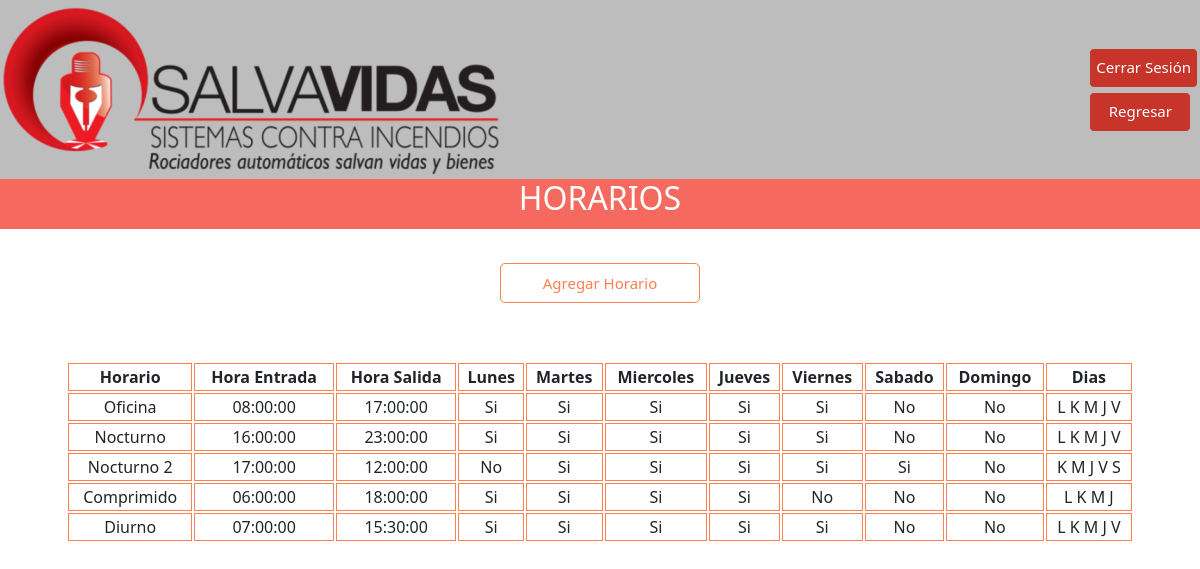
The page /admListaHorarios.php on the database its author committed.
### tables this page shows
CREATE TABLE `horario` (
  `hrrID` int(11) NOT NULL,
  `hrrHoraEntrada` time NOT NULL,
  `hrrHoraSalida` time NOT NULL,
  `hrrNombre` varchar(15) DEFAULT NULL,
  `hrrlunes` tinyint(1) NOT NULL,
  `hrrmartes` tinyint(1) NOT NULL,
  `hrrmiercoles` tinyint(1) NOT NULL,
  `hrrjueves` tinyint(1) NOT NULL,
  `hrrviernes` tinyint(1) NOT NULL,
  `hrrsabado` tinyint(1) NOT NULL,
  `hrrdomingo` tinyint(1) NOT NULL
);

### admListaHorarios.php (the view, shortened to what this page needs)
<!doctype html>
<html lang="en">
<?php include('busqueda.php');?>
<head>
    <link rel="stylesheet" href="botonesStyle.css">
    <link href="https://cdn.jsdelivr.net/npm/bootstrap@5.1.3/dist/css/bootstrap.min.css" rel="stylesheet">
    <link rel="stylesheet" href="bootstrap-5.1.3-dist/css/">
</head>
<body>
    <div style="background-color: #bdbdbd; boder:none;">
        <table width="100%">
            <tr>
                <td align="left"><img src="img/logo.png" class="img-fluid" alt="Salvaditas"></td>
                <td align="right">
                    <table>
                        <tr>
                            <td>
                                <a href="index.html">
                                    <button type="button" class="btn_cerrarSesion">Cerrar Sesión</button>
                                </a>
                            </td>
                        </tr>
                        <tr><td></td></tr>
                        <tr>
                            <td>
                                <a href="admin.php">
                                    <button type="button" class="btn_cerrarSesion" style="width: 102px;">Regresar</button>
                                </a>
                            </td>
                        </tr>
                    </table>
                </td>
            </tr>
        </table>
    </div>
    <div style="height: 50px; width: 100%; background-color:#f6695e; text-align: center; line-height: 60px;">
        <h2 style="color: white;">HORARIOS</h2>
    </div>
    <div class="col-6" style="height: 10px; width: 100px;"></div>
    <div class="container text-center my-auto">
        <div class="m-4 d-flex justify-content-center align-items-center">
            <a href="admHorarios.php" style="color: #f6695e; ">
                <button type="button" class="btn_agregar">Agregar Horario</button>
            </a>
        </div>
    </div>
    <div class="col-6" style="height: 10px; width: 100px;"></div>
    <div class="container text-center my-auto">
        <div class="m-4 d-flex justify-content-center align-items-center">
            <?php
                echo "<table width=\"100%\" style=\"border-collapse: separate;\">
                    <tr>
                        <th style=\"border: 1px solid #ff7f50;\">Horario</th>
                        <th style=\"border: 1px solid #ff7f50;\">Hora Entrada</th>
                        <th style=\"border: 1px solid #ff7f50;\">Hora Salida</th>
                        <th style=\"border: 1px solid #ff7f50;\">Lunes</th>
                        <th style=\"border: 1px solid #ff7f50;\">Martes</th>
                        <th style=\"border: 1px solid #ff7f50;\">Miercoles</th>
                        <th style=\"border: 1px solid #ff7f50;\">Jueves</th>
                        <th style=\"border: 1px solid #ff7f50;\">Viernes</th>
                        <th style=\"border: 1px solid #ff7f50;\">Sabado</th>
                        <th style=\"border: 1px solid #ff7f50;\">Domingo</th>
                        <th style=\"border: 1px solid #ff7f50;\">Dias</th>
                    </tr>";
                $sql = "SELECT hrrID, hrrHoraEntrada, hrrHoraSalida, hrrNombre, hrrlunes, hrrmartes, hrrmiercoles, hrrjueves, hrrviernes, hrrsabado, hrrdomingo FROM horario";
                foreach ($db->query($sql) as $row) {
                    echo "<tr>
                        <td style=\"border: 1px solid #ff7f50;\">".$row["hrrNombre"]."</td>
                        <td style=\"border: 1px solid #ff7f50;\">".$row["hrrHoraEntrada"]."</td>
                        <td style=\"border: 1px solid #ff7f50;\">".$row["hrrHoraSalida"]."</td>
                        <td style=\"border: 1px solid #ff7f50;\">";if($row["hrrlunes"]==1){echo "Si";}else{echo "No";}echo "</td>
                        <td style=\"border: 1px solid #ff7f50;\">";if($row["hrrmartes"]==1){echo "Si";}else{echo "No";}echo "</td>
                        <td style=\"border: 1px solid #ff7f50;\">";if($row["hrrmiercoles"]==1){echo "Si";}else{echo "No";}echo "</td>
                        <td style=\"border: 1px solid #ff7f50;\">";if($row["hrrjueves"]==1){echo "Si";}else{echo "No";}echo "</td>
                        <td style=\"border: 1px solid #ff7f50;\">";if($row["hrrviernes"]==1){echo "Si";}else{echo "No";}echo "</td>
                        <td style=\"border: 1px solid #ff7f50;\">";if($row["hrrsabado"]==1){echo "Si";}else{echo "No";}echo "</td>
                        <td style=\"border: 1px solid #ff7f50;\">";if($row["hrrdomingo"]==1){echo "Si";}else{echo "No";}echo "</td>
                        <td style=\"border: 1px solid #ff7f50;\">";
                        if($row["hrrlunes"]==1){echo "L ";}
                        if($row["hrrmartes"]==1){echo "K ";}
                        if($row["hrrmiercoles"]==1){echo "M ";}
                        if($row["hrrjueves"]==1){echo "J ";}
                        if($row["hrrviernes"]==1){echo "V ";}
                        if($row["hrrsabado"]==1){echo "S ";}
                        echo "</td>
                    </tr>";
                }
                echo "</table>";
            ?>
        </div>
    </div>
</body>
</html>

### botonesStyle.css (style rules this page uses)
.btn_cerrarSesion { color: #fff; background-color: #c7352a; border-color: #bdbdbd; font-size: 15px; border-radius: 5px; height: 40px; width: 120; border: 1px solid #bdbdbd }
.btn_agregar { color: #ff7f50; background-color: #fff; border-color: #ff7f50; font-size: 15px; border-radius: 5px; height: 40px; width: 200px; border: 1px solid #ff7f50; }

### rows shown on the page
horario: hrrNombre "Oficina", hrrHoraEntrada "08:00:00", hrrHoraSalida "17:00:00", hrrlunes "Si", hrrmartes "Si", hrrmiercoles "Si", hrrjueves "Si", hrrviernes "Si", hrrsabado "No", hrrdomingo "No"
horario: hrrNombre "Nocturno", hrrHoraEntrada "16:00:00", hrrHoraSalida "23:00:00", hrrlunes "Si", hrrmartes "Si", hrrmiercoles "Si", hrrjueves "Si", hrrviernes "Si", hrrsabado "No", hrrdomingo "No"
horario: hrrNombre "Nocturno 2", hrrHoraEntrada "17:00:00", hrrHoraSalida "12:00:00", hrrlunes "No", hrrmartes "Si", hrrmiercoles "Si", hrrjueves "Si", hrrviernes "Si", hrrsabado "Si", hrrdomingo "No"
horario: hrrNombre "Comprimido", hrrHoraEntrada "06:00:00", hrrHoraSalida "18:00:00", hrrlunes "Si", hrrmartes "Si", hrrmiercoles "Si", hrrjueves "Si", hrrviernes "No", hrrsabado "No", hrrdomingo "No"
horario: hrrNombre "Diurno", hrrHoraEntrada "07:00:00", hrrHoraSalida "15:30:00", hrrlunes "Si", hrrmartes "Si", hrrmiercoles "Si", hrrjueves "Si", hrrviernes "Si", hrrsabado "No", hrrdomingo "No"
